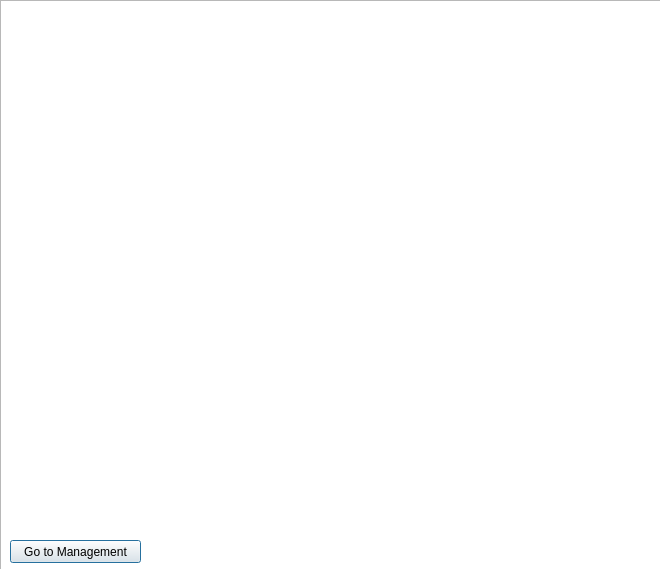
<?xml version="1.0" encoding="UTF-8"?>
<ui version="4.0">
 <class>Dialog</class>
 <widget class="QDialog" name="Dialog">
  <property name="geometry">
   <rect>
    <x>0</x>
    <y>0</y>
    <width>660</width>
    <height>569</height>
   </rect>
  </property>
  <property name="windowTitle">
   <string>View All Tab</string>
  </property>
  <widget class="QTableView" name="tableView">
   <property name="geometry">
    <rect>
     <x>0</x>
     <y>0</y>
     <width>661</width>
     <height>571</height>
    </rect>
   </property>
  </widget>
  <widget class="QPushButton" name="gotomanagement">
   <property name="geometry">
    <rect>
     <x>10</x>
     <y>540</y>
     <width>131</width>
     <height>23</height>
    </rect>
   </property>
   <property name="text">
    <string>Go to Management</string>
   </property>
  </widget>
 </widget>
 <resources/>
 <connections/>
</ui>
